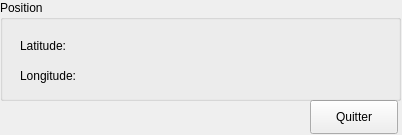
<?xml version="1.0" encoding="UTF-8"?>
<ui version="4.0">
 <class>Form</class>
 <widget class="QWidget" name="Form">
  <property name="geometry">
   <rect>
    <x>0</x>
    <y>0</y>
    <width>402</width>
    <height>135</height>
   </rect>
  </property>
  <property name="minimumSize">
   <size>
    <width>402</width>
    <height>135</height>
   </size>
  </property>
  <property name="maximumSize">
   <size>
    <width>402</width>
    <height>135</height>
   </size>
  </property>
  <property name="windowTitle">
   <string>ISS</string>
  </property>
  <property name="windowOpacity">
   <double>0.800000000000000</double>
  </property>
  <widget class="QPushButton" name="btnFermer">
   <property name="geometry">
    <rect>
     <x>310</x>
     <y>100</y>
     <width>88</width>
     <height>34</height>
    </rect>
   </property>
   <property name="text">
    <string>Quitter</string>
   </property>
  </widget>
  <widget class="QGroupBox" name="groupBox">
   <property name="geometry">
    <rect>
     <x>0</x>
     <y>0</y>
     <width>401</width>
     <height>101</height>
    </rect>
   </property>
   <property name="title">
    <string>Position</string>
   </property>
   <widget class="QLabel" name="lLatitude">
    <property name="geometry">
     <rect>
      <x>20</x>
      <y>30</y>
      <width>371</width>
      <height>31</height>
     </rect>
    </property>
    <property name="text">
     <string>Latitude: </string>
    </property>
   </widget>
   <widget class="QLabel" name="lLongitude">
    <property name="geometry">
     <rect>
      <x>20</x>
      <y>60</y>
      <width>371</width>
      <height>31</height>
     </rect>
    </property>
    <property name="text">
     <string>Longitude:</string>
    </property>
   </widget>
  </widget>
 </widget>
 <resources/>
 <connections/>
</ui>
